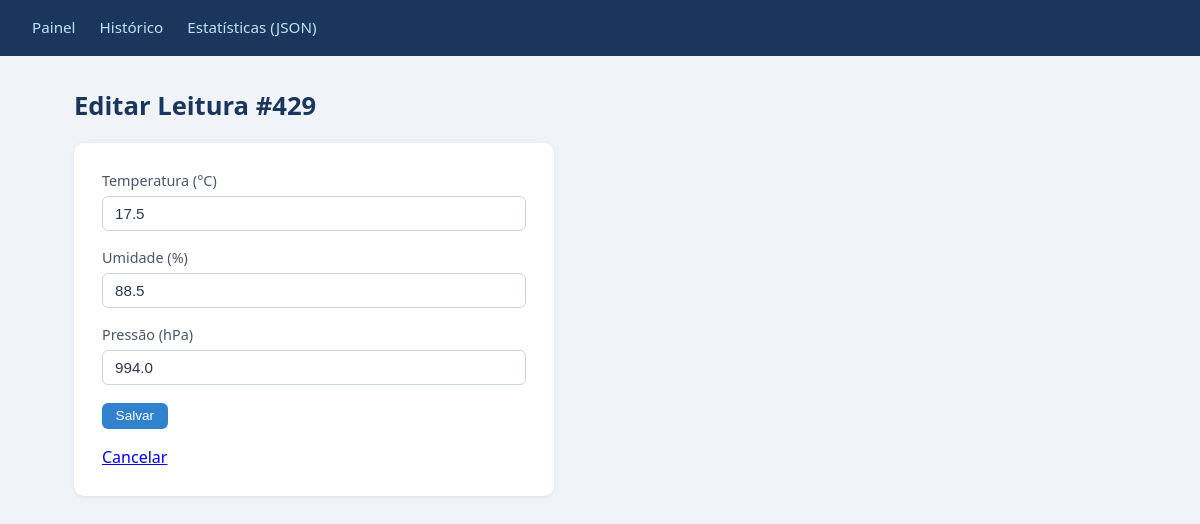
The page /leituras/429/editar on the database its author committed.
### tables this page shows
CREATE TABLE leituras (
    id INTEGER PRIMARY KEY AUTOINCREMENT,
    temperatura REAL NOT NULL,
    umidade REAL NOT NULL,
    pressao REAL,
    timestamp DATETIME DEFAULT (datetime('now','localtime'))
, distancia REAL);

### app.py (the view)
@app.route("/leituras/<int:id>/editar", methods=["GET"])
def editar(id):
    leitura = buscar_leitura(id)
    if leitura is None:
        abort(404, f"Leitura {id} não encontrada.")
    return render_template("editar.html", leitura=leitura)

### database.py (called while the page is built)
def get_db_connection():
    conn = sqlite3.connect(DB_PATH, timeout=10)
    conn.execute("PRAGMA journal_mode=WAL")
    conn.execute("PRAGMA busy_timeout=5000")  # espera até 5s antes de lançar OperationalError
    conn.row_factory = sqlite3.Row
    return conn

def buscar_leitura(id):
    conn = get_db_connection()
    try:
        row = conn.execute(
            "SELECT * FROM leituras WHERE id = ?", (id,)
        ).fetchone()
        return dict(row) if row else None
    finally:
        conn.close()

### templates/editar.html (shortened to what this page needs)
{% extends "base.html" %}
{% block content %}
<h1>Editar Leitura #{{ leitura.id }}</h1>
<form id="form-editar">
  <label>
    Temperatura (°C)
    <input type="number" step="0.01" name="temperatura" value="{{ leitura.temperatura }}" required>
  </label>
  <label>
    Umidade (%)
    <input type="number" step="0.01" name="umidade" value="{{ leitura.umidade }}" required>
  </label>
  <label>
    Pressão (hPa)
    <input type="number" step="0.01" name="pressao" value="{{ leitura.pressao if leitura.pressao is not none else '' }}">
  </label>
  <button type="submit">Salvar</button>
  <a href="/leituras/{{ leitura.id }}">Cancelar</a>
</form>
{% endblock %}

### static/css/style.css (style rules this page uses)
*, *::before, *::after { box-sizing: border-box; margin: 0; padding: 0; }
body { font-family: 'Segoe UI', system-ui, sans-serif; background: #f0f4f8; color: #2d3748; min-height: 100vh; }
h1 { font-size: 1.6rem; font-weight: 700; color: #1a365d; margin-bottom: 1.25rem; }
button { background: #3182ce; color: #fff; border: none; border-radius: 6px; padding: 0.35rem 0.85rem; font-size: 0.85rem; cursor: pointer; transition: background 0.2s; }
form { background: #fff; border-radius: 10px; padding: 1.75rem; box-shadow: 0 1px 4px rgba(0,0,0,0.08); max-width: 480px; display: flex; flex-direction: column; gap: 1.1rem; }
form label { display: flex; flex-direction: column; gap: 0.35rem; font-size: 0.9rem; font-weight: 500; color: #4a5568; }
form input[type="number"], form input[type="text"] { border: 1px solid #cbd5e0; border-radius: 6px; padding: 0.5rem 0.75rem; font-size: 0.95rem; color: #2d3748; transition: border-color 0.2s, box-shadow 0.2s; width: 100%; }
form button[type="submit"] { align-self: flex-start; }

### rows shown on the page
leituras: id "429", temperatura "17.5", umidade "88.5", pressao "994.0"
